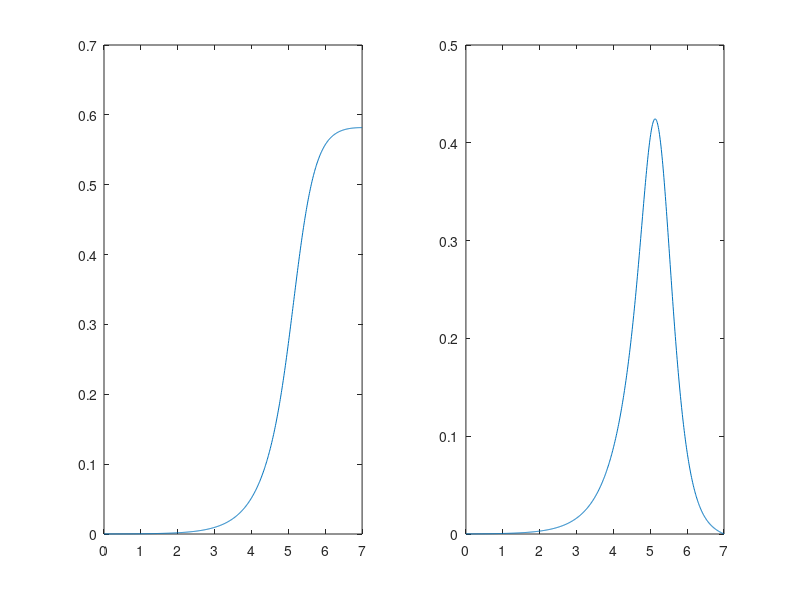

Recreate this plot in MATLAB.
clear all
close all

beta = 18;
x0 = 0;
xf = 7;
h = 0.01;

x = x0:h:xf;
N = length(x);

T = nan(1,N);
Tv = nan(1,N);
T(1) = 10^-4;
Tv(1) = 10^-4;

B = 0;

guess = [1.9 2.0];
result = nan(1,2);

for i = 1:1:2
    for k = 1:N-1
        Tv(k+1) = Tv(k) + (guess(i)*Tv(k)-beta*exp(-1/T(k))*( 1+Tv(k)-guess(i)*T(k) ))* h;
        T(k+1) = T(k) + Tv(k) * h;
    end
    result(i) = Tv(N);
end

m = ( result(2)-result(1) )/( guess(2)-guess(1) ); 
guess(3) = guess(2) + (B-result(2))/m;

%para obter a melhor estimativa
while abs( guess(2)-guess(1) ) > 1E-4
    %para manter o ciclo limpo
    guess(1) = guess(2);
    result(1) = result(2);
    guess(2) = guess(3);
    result(2) = result(1);
    
    %Euler
    for k = 1:N-1
        Tv(k+1) = Tv(k) + (guess(2)*Tv(k)-beta*exp(-1/T(k))*(1+Tv(k)-guess(2)*T(k) ))* h;
        T(k+1) = T(k) + Tv(k) * h;
    end
    result(2) = Tv(N);
    m = ( result(2)-result(1) )/( guess(2)-guess(1) ); 
    %b = result(2)-m*guess(2); % nao e necessario
    guess(3) = guess(2) + (B-result(2))/m;
    %seria de recomendar usar um valor limite para ver a covergencia
end
subplot(1,2,1)
plot(x,T)
subplot(1,2,2)
plot(x,Tv)
